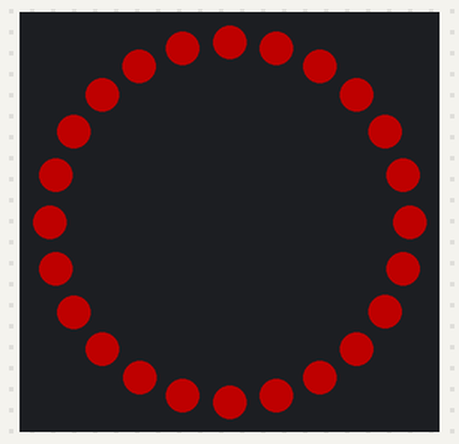
Simulated run of this sketch. Board: Arduino Uno, built with avr-gcc and run on an emulated ATmega328P. On the bench: 24 RGB LEDs in a ring, first at the top, clockwise. Dim RGB values are drawn brighter than linear.

Above: at 0.1 s.
At 0.9 s:
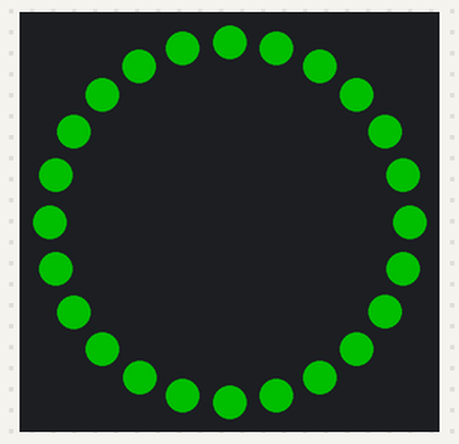
At 1.7 s:
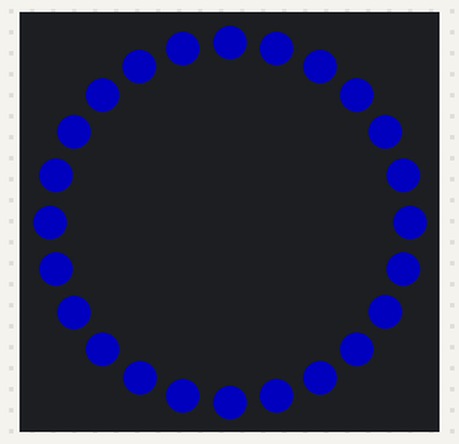
At 2.5 s:
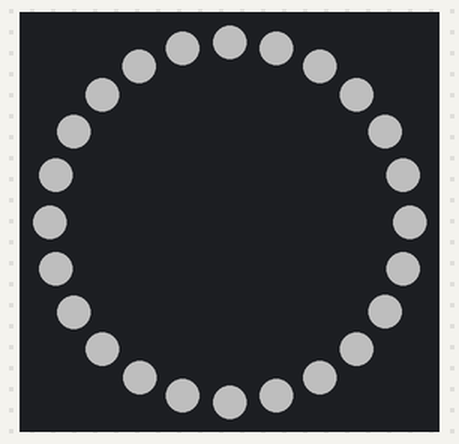
At 3.3 s:
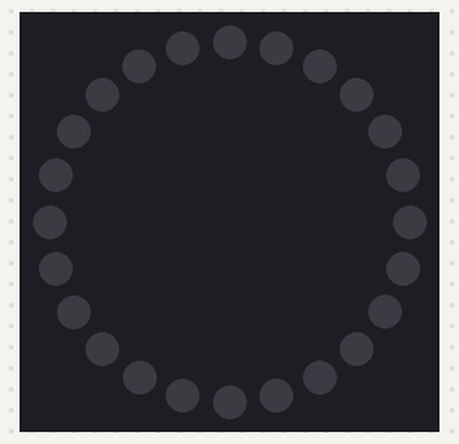

Measured:
- by itself, everything shown: repeats every 4.0 s, in 5 steps
- what the display in image 1 shows lasts 0.8 s, from 0.8 s to 1.6 s

The sketch:

single_LED_ring_test.ino
```cpp
// PROJECT VECTOR - Day 1, Step 10
// Single LED Ring Test (one 12-LED WS2812B ring on D6)
// Cycles red, green, blue, white, then off.

#include <Adafruit_NeoPixel.h>

#define LED_PIN   6
#define NUM_LEDS  24

Adafruit_NeoPixel ring(NUM_LEDS, LED_PIN, NEO_GRB + NEO_KHZ800);

void fillColor(uint32_t color) {
  for (int i = 0; i < NUM_LEDS; i++) {
    ring.setPixelColor(i, color);
  }
  ring.show();
}

void setup() {
  ring.begin();
  ring.setBrightness(80);   // keep current draw safe on bench power
  ring.show();
}

void loop() {
  fillColor(ring.Color(255, 0, 0));     // red
  delay(800);
  fillColor(ring.Color(0, 255, 0));     // green
  delay(800);
  fillColor(ring.Color(0, 0, 255));     // blue
  delay(800);
  fillColor(ring.Color(255, 255, 255)); // white
  delay(800);
  fillColor(ring.Color(0, 0, 0));       // off
  delay(800);
}
```
